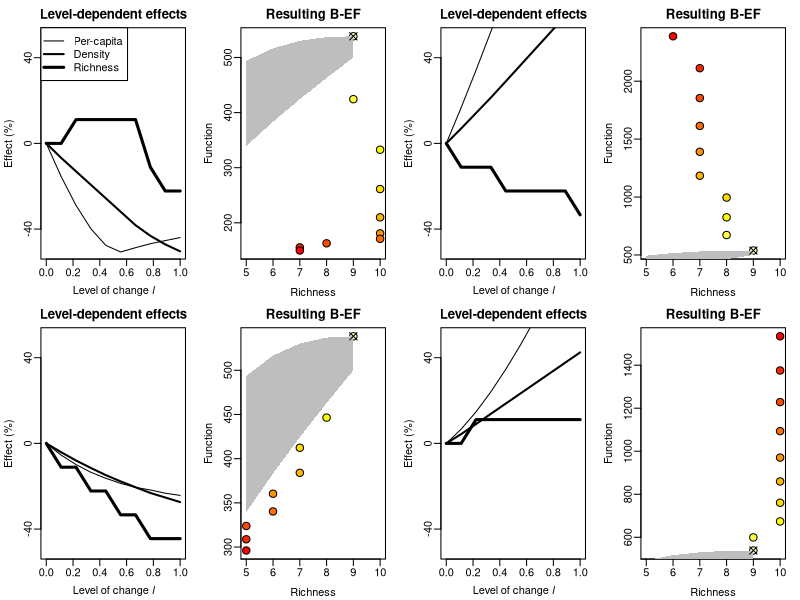

The R source for this figure:

print("The quartz function only works on mac")

#Community model function
#changes = Vector containing level(s) 'l' of environmental change. Any length.
#slope = Vector containing responses to l. Lenght equal to nr of species.
#pool = Nr of species initially present.
#mu = Vector with growth rates. Lenght equal to nr of species.
#alpha = Matrix containing species interactions. 
#effect = Vector with max effects of the species on the EF (fmax in eq IV). 
#.........Lenght equal to nr of species.

Model      <- function(changes, slope, pool, mu, alpha, effect, Xi=rep(1,pool))
{
  Results  <- NULL
  for (change in changes)
  {
    resp   <- 1 + slope*change                   #Bracketed part of eq III
    respEF <- 1 + slope*2*change                 #Bracketed part of eq IV
    respEF <- respEF - (respEF<0)*respEF         #Convertion of negative functioning to zero
    X      <- Xi                                 #Initialize vector with species densities
    timestep <- 0.01                             #Define timesteps
    for (t in c(1:10000))                        #Solve model with loop
    {
      dXdt <- X*(mu*resp+alpha%*%X)              #Matrix notation of eq I
      X    <- X + dXdt*timestep                  
    }
    EF <- sum(effect*respEF*X)                   #EqII
    Richness <- sum(X>0.01)                      #Only consider species with density above threshold
    Density <- sum(X)                            #Total density
    Results <- rbind(Results,                    #Keep results
                     c(change, Richness, EF, 
                       Density))
  }
  return(Results)
}

#Running the model for the 4 scenarios
#1.1. defining the 4 cases 
pool        <- 10                                #max nr of species
alpha       <- diag(pool)                        #construction of alpha matrix begins here
inter       <- -0.2                              #interspecific interaction strength
alpha       <- alpha+inter-(2+inter)*alpha       
alpha       <- data.matrix(alpha)                #construction of alpha matrix done
#define amounts of env change for 4 cases (always the same)
changesAll  <- list(caseA=seq(0,1,length.out=10), 
               caseB=seq(0,1,length.out=10),
               caseC=seq(0,1,length.out=10),
               caseD=seq(0,1,length.out=10))
effects     <- rep(10, pool)                     #always fmax of 10
#growth rates (always the same for 4 cases)
mus         <- seq(10,20, length.out = pool)
#responses for 4 cases (different)
slopes      <- list(caseA=(seq(1,0,length.out=pool)-1)/1, #negative responses; low mu, small response
                    caseB=(seq(0,1,length.out=pool)-1)/1, #negative responses; low mu, large response
                    caseC=(seq(1,2,length.out=pool)-1)/1, #positive responses; low mu, small response
                    caseD=(seq(2,1,length.out=pool)-1)/1) #positive responses; low mu, large response

#1.2. random direct experiment
#10 sp to 5 sp
TenSp        <- c(1:pool) #Make vector of 1:10
#create all combinations of n out of 10 with n=10 to 5
Combinations <- list(TenSp=c(1:pool), NineSp=combn(TenSp, 9),
                     EightSp=combn(TenSp, 8), SevenSp=combn(TenSp, 7),
                     SixSp=combn(TenSp, 6), FiveSp=combn(TenSp, 5))
AllResults   <- NULL #initiate object
#Loop over them and run model in absence of env change
for (Comb in c(1:length(Combinations)))
{
  Combination <- Combinations[[Comb]]
  if (is.null(dim(Combination))) #Calculate separately for initial richness = 10
  {
    init              <- rep(0, pool) 
    init[Combination] <- 1 #only the species that should be present are sown
    Results           <- Model(changes=0, 
                               slope=1, #random choice, doens't matter since changes=0
                               pool=pool, 
                               mu=mus, 
                               alpha=alpha,
                               effect=effects,
                               Xi=init)
    AllResults        <- rbind(AllResults,Results)
    
  } else #Now calculate for the other richnesses
  {
    for (column in c(1:ncol(Combination)))
    {
      init                       <- rep(0, pool) 
      init[Combination[,column]] <- 1
      Results                    <- Model(changes=0, 
                                          slope=1, #only the species that should be present are sown
                                          pool=pool, 
                                          mu=mus, 
                                          alpha=alpha,
                                          effect=effects,
                                          Xi=init)
      AllResults                 <- rbind(AllResults,Results)
    }
  }
}

AllResults <- as.data.frame(AllResults)
MinResults <- aggregate(V3~V2,min,data=AllResults) #minimal EF per richness level 
MaxResults <- aggregate(V3~V2,max,data=AllResults) #maximal EF per richness level

#1.3. Indirect manipulations
labels     <- c("tolerant=rare", "tolerant=abundant", 
                "tolerant=rare", "tolerant=abundant")

quartz("",8,4.2,type="pdf",file="Fig.pdf")
par(mfrow=c(2,4), mar=c(3, 3, 2, 1) + 0.1, mgp=c(2, 0.5, 0))
AllResults <- NULL
for (case in c(1,3,2,4))
{
  Results  <- Model(changes=changesAll[[case]], 
                    slope=slopes[[case]], 
                    pool=pool, 
                    mu=mus, 
                    alpha=alpha,
                    effect=effects)
  #Calculate per-capita functioning f
  Results   <- cbind(Results, Results[,3]/Results[,4])
  
  #Plot level of change vs. effect on richness
  plot(Results[,1],
       (Results[,2]-Results[1,2])/Results[1,2]*100,t="l",
       lwd=3,ylim=c(-50,50), main="Level-dependent effects",
       xlab=expression(paste("Level of change ", italic("l"))), yaxt="n",
       ylab="Effect (%)")
  axis(2, at=c(-40,0,40), labels=c(-40,0,40))
  
  #Add legend for the first case only
  if (case==1) {legend("topleft", 
                       c("Per-capita", "Density", "Richness"), 
                       pch=c(NA, NA, NA), lwd=c(1, 2, 3))}
  
  #Add level of change vs. density 
  points(Results[,1],
         (Results[,4]-Results[1,4])/Results[1,4]*100,t="l", lwd=2)
  
  #Add level of change vs. per-capita functioning
  points(Results[,1],
         (Results[,ncol(Results)]-Results[1,ncol(Results)])/Results[1,ncol(Results)]*100,
         t="l",lwd=1)
  
  #The B-EF plot
  plot(Results[,2], Results[,3],t="p",
       xlim=c(5,10),
       xlab="Richness", ylab="Function",
       pch=21, cex=1.5, col="black", 
       main="Resulting B-EF", xaxt="n",
       bg=rev(heat.colors(nrow(Results), alpha=1)))
  axis(1, at=c(1:10), labels=c(1:10))
  
  #Add the random direct B-EF plot
  polygon(c(MinResults[,1],rev(MinResults[,1])), c(MinResults[,2], rev(MaxResults[,2])),
          col="grey", border = NA)
  #Add a point with the initial B and EF
  points(Results[1,2], Results[1,3],t="p", pch=4,cex=1.5)
  AllResults <- rbind(AllResults, Results)
}
dev.off()




